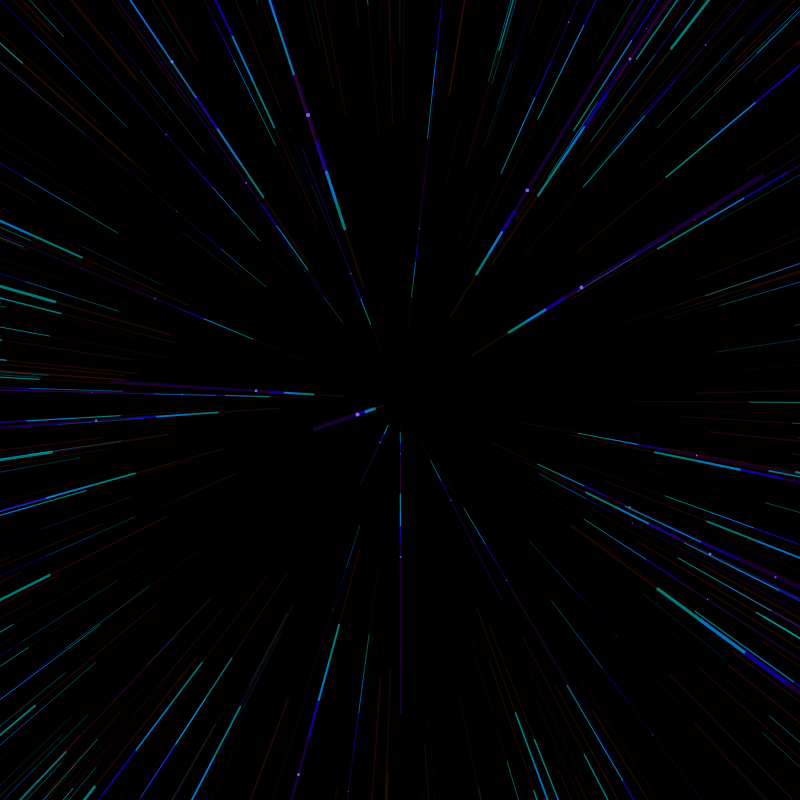
Frame 1 (no input)
Frame 60 (no input): identical to frame 1, image omitted
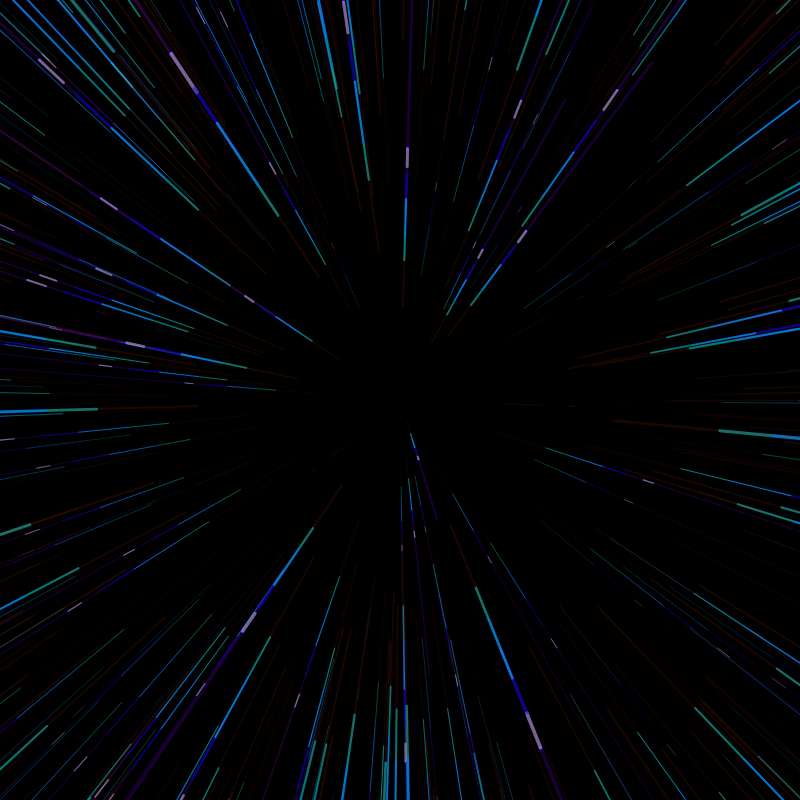
Frame 120 (the mouse pressed at the canvas centre since frame 60)

The p5.js sketch that drew these frames (run headless with seeded random() and noise() and a simulated clock; from frame 60 on, the mouse is pressed at the canvas centre):

// p5.js sketch
// ── sketch.js
let stars = [];
let speed;


function setup() {

createCanvas(800,800);
for(let i =0 ; i <800; i++){
  stars[i] =new Star();
}

}

function draw() {
  speed = map(mouseX, 0 , width, 0, 50);
  background (0);
  translate (width/ 2, height /2);
  for (let i = 0; i < stars.length; i ++) {
    stars[i].update();
    stars[i].show();
  }
}

function Star(){
    this.x =random(-width, width);
    this.y =random(-height, height);
    this.z =random(width);
    this.pz = this.z;

    this.update = function(){
        this.z =this.z -speed;
        if(this.z <1) {
            this.z = width;
            this.x = random(-width, width);
            this.y = random(-height, height);
            this.pz = this.z;
        }
    };

    this.show = function(){
        fill(0,0,255);
        noStroke();

        var sx = map(this.x / this.z, 0,1,2, width);
        var sy = map(this.y / this.z, 0,1,2, height);

        var r = map(this.z, 0, width, 10,0);
        circle(sx, sy, r/2, r/2);

        var px = map((this.x / this.pz)*1, 0,1,2, width);
        var py = map((this.y / this.pz)*1, 0,1,2, height);

        this.pz =this.z;

     strokeWeight(r/2); 
      stroke(255,255,255, 120);
        line(px,py,sx,sy);

        stroke(120,0,255,50);
        strokeWeight(r/2); 

        line(px*.8,py*.8,sx *2,sy *2);

        strokeWeight(r/2.4); 
        stroke(0,0,255, 120);
        line(px*.7,py*.7,sx*.9,sy*.9);

        strokeWeight(r/2.8); 
       stroke(0,255,255, 120);
        line(px*.6,py*.6,sx*.8,sy*.8);

        strokeWeight(r/3.2); 
        stroke(0,127,255, 0);
        line(px*.5,py*.5,sx*.7,sy*.7);

        strokeWeight(r/3.6); 
        stroke(165,42,0, 42);
        line(px*.4,py*.4,sx*.6,sy*.6);

        strokeWeight(r/4); 
        stroke(0,127,255, 0);
        line(px*.3,py*.3,sx*.5,sy*.5);

        strokeWeight(r/2); 
        stroke(255,255,255, 255);   };
}
